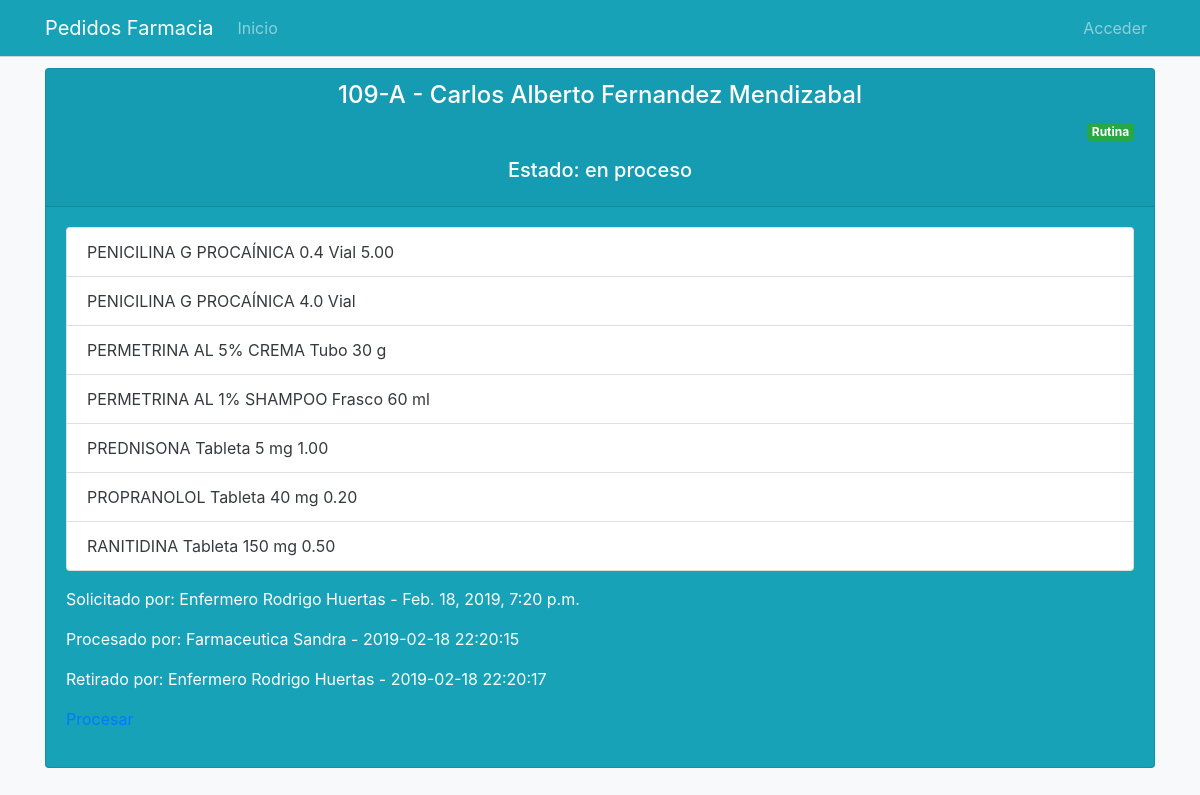
The app's page /pedidos/pedidos/4/, older data.
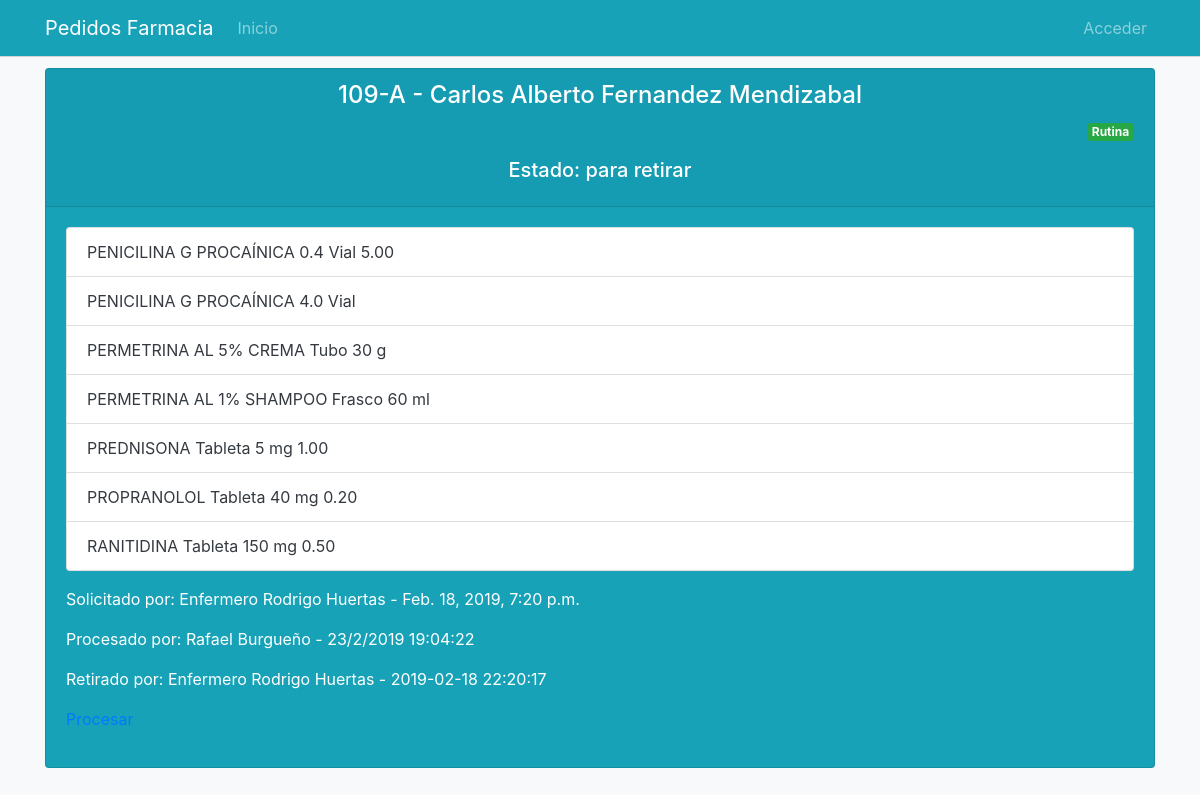
The same page, newer data.
### pedidos/models.py (models this page shows, shortened)
class Pedidos(models.Model):
    paciente = models.CharField(verbose_name="Paciente", max_length=200)
    cama = models.CharField(verbose_name="Cama", max_length=100)
    insumos = models.TextField(verbose_name="Insumos")
    solicitante = models.CharField(verbose_name="Solicitante", max_length=200)
    procesante = models.CharField(verbose_name="Procesante", max_length=200, blank=True)
    retirante = models.CharField(verbose_name="Retirante", max_length=200, blank=True)
    urgencia = models.CharField(verbose_name="Urgencia", max_length=100)
    estado = models.CharField(verbose_name="Estado", max_length=100, default='pendiente')
    id_modificado = models.CharField(verbose_name="modificado", max_length=50, default='no')
    created = models.DateTimeField(auto_now_add=True, verbose_name="Fecha de creación")
    updated = models.DateTimeField(auto_now=True, verbose_name="Fecha de edición")
    fecha_procesamiento = models.CharField(verbose_name="Fecha de procesamiento", max_length=100, blank=True, default='0000')
    fecha_despachable = models.CharField(verbose_name="Fecha despachable", max_length=100, blank=True, default='0000')
    fecha_despacho = models.CharField(verbose_name="Fecha de despacho", max_length=100, blank=True, default='0000')
    class Meta:
        verbose_name = "pedido"
        verbose_name_plural = "pedidos"
        ordering = ['-urgencia', 'created']
    def insumos_as_list(self):
        return self.insumos.split(';')

### pedidos/views.py (the view)
# urls.py: path('pedidos/<int:pk>/', PedidoDetailView.as_view(), name='pedido'),
class PedidoDetailView(DetailView):
    model = Pedidos

### pedidos/templates/pedidos/pedidos_detail.html (shortened to what this page needs)
{% extends 'core/base.html' %}
{% load static %}
{% block content %}
<main role="main">
  <div class="container">
    <div class="card text-white bg-info mb-5 shadow-lg" >
        <form>
          <div class="card-header">
              <h4 class="text-center">{{pedidos.cama}} - {{pedidos.paciente}}</h4>
            <p class="text-right">
            {% if pedidos.urgencia == 'no urgente' %}
              <span class="badge badge-success">Rutina</span>
            {% elif pedidos.urgencia == 'urgente' %}
              <span class="badge badge-danger">Urgente</span>
            {% else %}
              <span class="badge badge-warning">Modificado</span>
            {% endif %}
            </p>
            <h5 class="card-title text-center">Estado: {{pedidos.estado}}</h5>
          </div>
          <div class="card-body">
            <ul class="list-group text-dark mb-3">
              {% for insumo in pedidos.insumos_as_list %}
                <li class="list-group-item">{{insumo}}</li>
              {% endfor %}
            </ul>
            <p class="">Solicitado por: {{pedidos.solicitante}} - {{pedidos.created}}</p>
            <p class="">Procesado por: {{pedidos.procesante}} - {{pedidos.fecha_despachable}}</p>
            <p class="">Retirado por: {{pedidos.retirante}} - {{pedidos.fecha_despacho}}</p>
            <p>
              <a href="{% url 'pedidos:procesar' pedido.id %}">Procesar</a>
            </p>
          </div>
        </form>
      </div>
  </div>
</main>
{% endblock %}

Row changes from the older to the newer data that the page shows:
changed Pedidos "Carlos Alberto Fernandez Mendizabal": estado "en proceso" → "para retirar"; procesante "Farmaceutica Sandra" → "Rafael Burgueño"; fecha_despachable "2019-02-18 22:20:15" → "23/2/2019 19:04:22"
